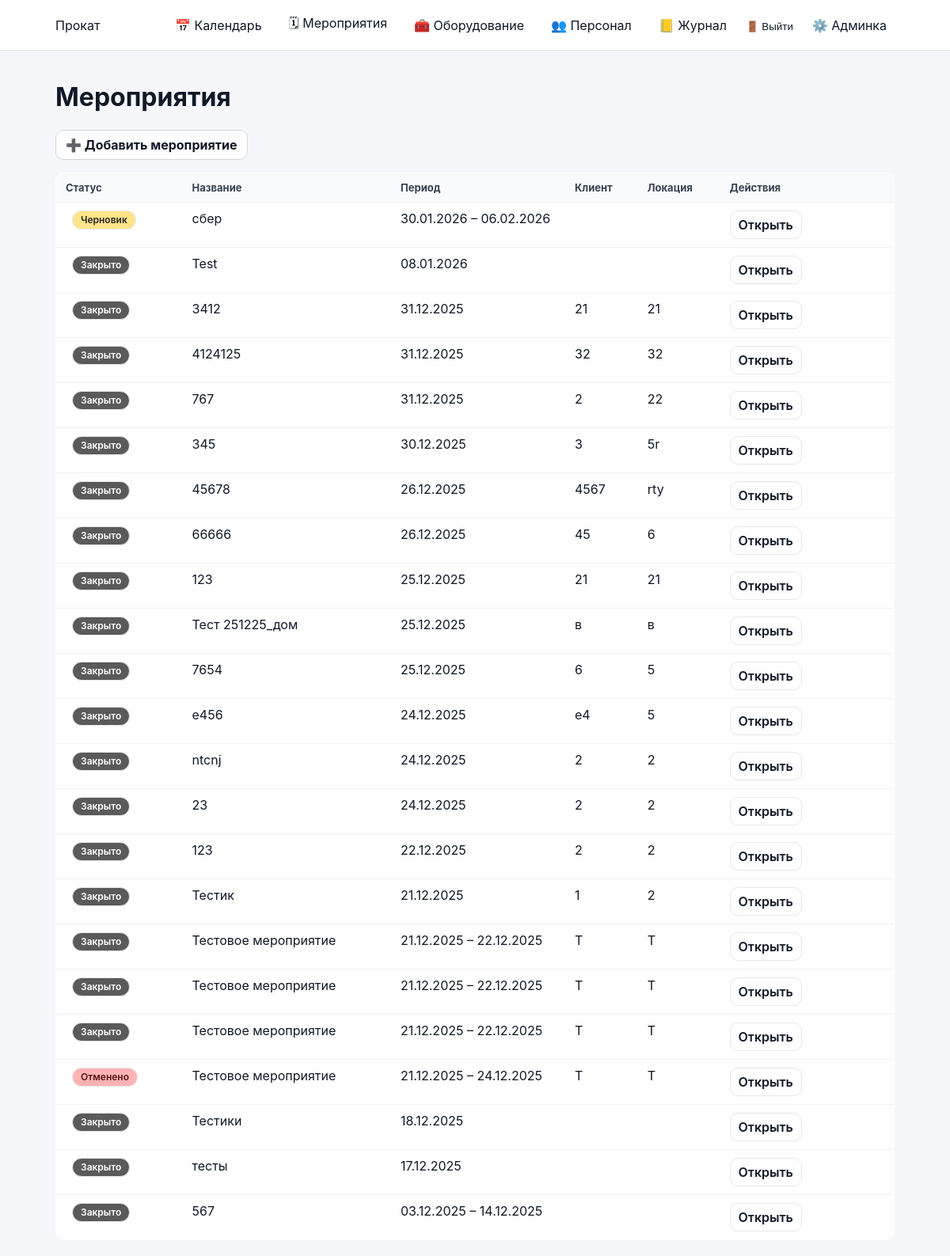
The app's page /events/ (signed in) with its own data.
### events/models.py (models this page shows, shortened)
class Event(models.Model):
    class Meta:
        permissions = [
            ("edit_event_card", "Can edit event card (dates/status/etc)"),
            ("edit_event_equipment", "Can edit event equipment (own/rented)"),
        ]
    STATUS_DRAFT = "draft"
    STATUS_CONFIRMED = "confirmed"
    STATUS_CANCELLED = "cancelled"
    STATUS_CLOSED = "closed"
    STATUS_CHOICES = (
        (STATUS_DRAFT, "Черновик"),
        (STATUS_CONFIRMED, "Подтверждено"),
        (STATUS_CANCELLED, "Отменено"),
        (STATUS_CLOSED, "Закрыто"),
    )
    name = models.CharField(max_length=200)
    start_date = models.DateField()
    end_date = models.DateField(blank=True, null=True)
    client = models.CharField(max_length=200, blank=True)
    location = models.CharField(max_length=200, blank=True)
    responsible = models.ForeignKey(
        User,
        on_delete=models.SET_NULL,
        null=True,
        related_name="events",
    )
    status = models.CharField(
        max_length=20,
        choices=STATUS_CHOICES,
        default=STATUS_DRAFT,
    )
    created_at = models.DateTimeField(auto_now_add=True)

### events/views.py (the view)
# urls.py: path("events/", event_list_view, name="event_list"),
@login_required
def event_list_view(request: HttpRequest) -> HttpResponse:
    qs = Event.objects.all().select_related("responsible").order_by("-start_date", "-id")
    return render(request, "events/event_list.html", {
        "events": qs,
        "can_create_event": can_edit_event_card(request.user),
    })

### accounts/context_processors.py (called while the page is built)
def authz_flags(request):
    user = getattr(request, "user", None)
    return {
        "can_manage_staff": can_manage_staff(user),
        "can_edit_event_card": can_edit_event_card(user),
        "can_edit_event_equipment": can_edit_event_equipment(user),
        "can_edit_inventory": can_edit_inventory(user),
    }

### accounts/permissions.py (called while the page is built)
def _ok(user) -> bool:
    return bool(user and user.is_authenticated)

def is_super(user) -> bool:
    return bool(_ok(user) and getattr(user, "is_superuser", False))

def can_manage_staff(user) -> bool:
    return is_super(user) or (_ok(user) and user.has_perm("accounts.manage_staff"))

def can_edit_inventory(user) -> bool:
    return is_super(user) or (_ok(user) and user.has_perm("inventory.manage_inventory"))

def can_edit_event_card(user) -> bool:
    return is_super(user) or (_ok(user) and user.has_perm("events.edit_event_card"))

def can_edit_event_equipment(user) -> bool:
    return is_super(user) or (_ok(user) and user.has_perm("events.edit_event_equipment"))

### events/templates/events/event_list.html (shortened to what this page needs)
{% extends "base.html" %}
{% block content %}
<h1>Мероприятия</h1>
{% if can_create_event %}
  <div style="margin-bottom:16px;">
    <a class="btn" href="{% url 'event_create' %}">
      ➕ Добавить мероприятие
    </a>
  </div>
{% endif %}
<table class="list-table">
    <thead>
        <tr>
            <th style="width:160px;">Статус</th>
            <th>Название</th>
            <th style="width:220px;">Период</th>
            <th>Клиент</th>
            <th>Локация</th>
            <th style="width:220px;">Действия</th>
        </tr>
    </thead>
    <tbody>
        {% for event in events %}
        <tr>
            <td>
                <span class="badge status-{{ event.status }}">{{ event.get_status_display }}</span>
            </td>
            <td>
                <a href="{% url 'event_detail' event.id %}">{{ event.name }}</a>
            </td>
            <td>
                {% if event.start_date == event.end_date %}
                    {{ event.start_date|date:"d.m.Y" }}
                {% else %}
                    {{ event.start_date|date:"d.m.Y" }} – {{ event.end_date|date:"d.m.Y" }}
                {% endif %}
            </td>
            <td>{{ event.client }}</td>
            <td>{{ event.location }}</td>
            <td>
                <a class="btn-secondary" href="{% url 'event_detail' event.id %}">Открыть</a>
            </td>
        </tr>
        {% empty %}
        <tr>
            <td colspan="6">Мероприятий пока нет</td>
        </tr>
        {% endfor %}
    </tbody>
</table>
{% endblock %}

### static/css/base.css (style rules this page uses)
* { box-sizing: border-box; }
html, body { height: 100%; }
body { margin: 0; font-family: -apple-system, BlinkMacSystemFont, "Segoe UI", Roboto, Arial, sans-serif; background: #f5f7fb; color: #111827; }
a { color: inherit; text-decoration: none; }
.btn { display: inline-flex; align-items: center; gap: 8px; padding: 8px 12px; border-radius: 10px; border: 1px solid #d1d5db; background: #ffffff; color: #111827; font-weight: 700; cursor: pointer; text-decoration: none; }
.btn-secondary { display: inline-flex; align-items: center; padding: 7px 10px; border-radius: 10px; border: 1px solid #e5e7eb; background: #ffffff; color: #111827; font-weight: 600; text-decoration: none; margin-right: 8px; }
.badge { display: inline-flex; align-items: center; padding: 2px 8px; border-radius: 999px; border: 1px solid #e5e7eb; background: #f9fafb; color: #374151; font-size: 12px; font-weight: 600; margin-left: 8px; }
.list-table { width: 100%; border-collapse: collapse; background: #ffffff; border: 1px solid #e5e7eb; border-radius: 12px; overflow: hidden; }
.list-table th, .list-table td { padding: 10px 12px; border-bottom: 1px solid #eef2f7; text-align: left; vertical-align: top; }
.list-table th { background: #f9fafb; font-size: 13px; color: #374151; }
.list-table tr:last-child td { border-bottom: 0; }
.badge { display: inline-block; padding: 4px 10px; border-radius: 999px; font-size: 12px; line-height: 1.2; font-weight: 600; }

### static/css/calendar.css (style rules this page uses)
.status-draft { background: #ffe58a; color: #222; }
.status-cancelled { background: #ffb3b3; color: #511; }
.status-closed { background: #5a5a5a; color: #fff; }

### records on screen
Event: status "Черновик", name "сбер", start_date "30.01.2026", end_date "06.02.2026"
Event: status "Закрыто", name "Test", start_date "08.01.2026"
Event: status "Закрыто", name "3412", start_date "31.12.2025", client "21", location "21"
Event: status "Закрыто", name "4124125", start_date "31.12.2025", client "32", location "32"
Event: status "Закрыто", name "767", start_date "31.12.2025", client "2", location "22"
Event: status "Закрыто", name "345", start_date "30.12.2025", client "3", location "5r"
Event: status "Закрыто", name "45678", start_date "26.12.2025", client "4567", location "rty"
Event: status "Закрыто", name "66666", start_date "26.12.2025", client "45", location "6"
Event: status "Закрыто", name "123", start_date "25.12.2025", client "21", location "21"
Event: status "Закрыто", name "Тест 251225_дом", start_date "25.12.2025", client "в", location "в"
Event: status "Закрыто", name "7654", start_date "25.12.2025", client "6", location "5"
Event: status "Закрыто", name "e456", start_date "24.12.2025", client "e4", location "5"
Event: status "Закрыто", name "ntcnj", start_date "24.12.2025", client "2", location "2"
Event: status "Закрыто", name "23", start_date "24.12.2025", client "2", location "2"
Event: status "Закрыто", name "123", start_date "22.12.2025", client "2", location "2"
Event: status "Закрыто", name "Тестик", start_date "21.12.2025", client "1", location "2"
Event: status "Закрыто", name "Тестовое мероприятие", start_date "21.12.2025", end_date "22.12.2025", client "Т", location "Т"
Event: status "Закрыто", name "Тестовое мероприятие", start_date "21.12.2025", end_date "22.12.2025", client "Т", location "Т"
Event: status "Закрыто", name "Тестовое мероприятие", start_date "21.12.2025", end_date "22.12.2025", client "Т", location "Т"
Event: status "Отменено", name "Тестовое мероприятие", start_date "21.12.2025", end_date "24.12.2025", client "Т", location "Т"
Event: status "Закрыто", name "Тестики", start_date "18.12.2025"
Event: status "Закрыто", name "тесты", start_date "17.12.2025"
Event: status "Закрыто", name "567", start_date "03.12.2025", end_date "14.12.2025"
